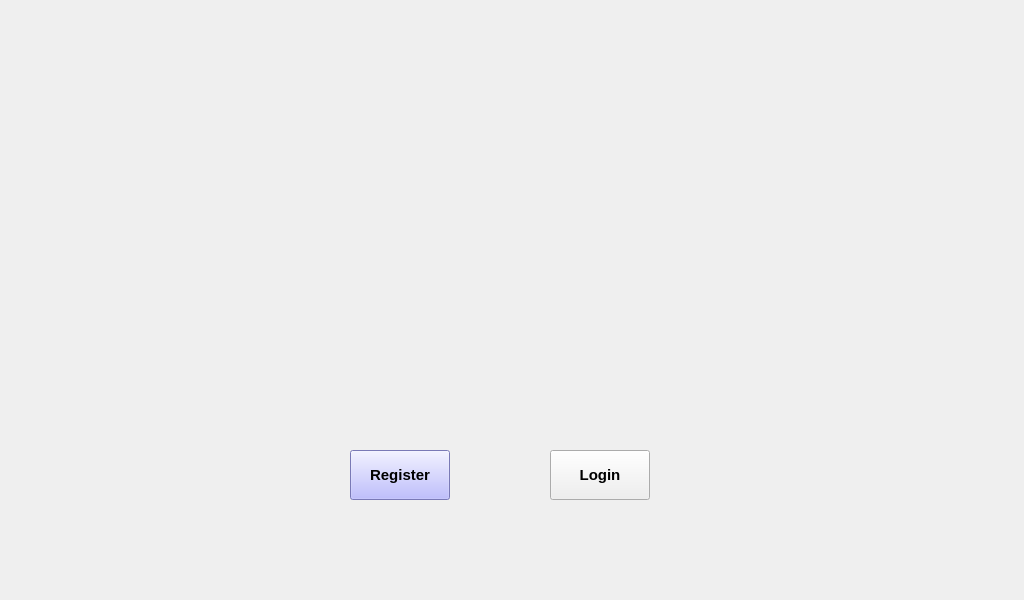
<?xml version="1.0" encoding="UTF-8"?>
<ui version="4.0">
 <class>MainWindow</class>
 <widget class="QMainWindow" name="MainWindow">
  <property name="geometry">
   <rect>
    <x>0</x>
    <y>0</y>
    <width>1024</width>
    <height>600</height>
   </rect>
  </property>
  <property name="font">
   <font>
    <pointsize>11</pointsize>
   </font>
  </property>
  <property name="windowTitle">
   <string>MainWindow</string>
  </property>
  <widget class="QWidget" name="centralWidget">
   <widget class="QPushButton" name="Register">
    <property name="geometry">
     <rect>
      <x>350</x>
      <y>450</y>
      <width>100</width>
      <height>50</height>
     </rect>
    </property>
    <property name="font">
     <font>
      <pointsize>11</pointsize>
      <weight>75</weight>
      <bold>true</bold>
     </font>
    </property>
    <property name="autoFillBackground">
     <bool>false</bool>
    </property>
    <property name="styleSheet">
     <string notr="true">background-color: rgb(170, 170, 255);</string>
    </property>
    <property name="text">
     <string>Register</string>
    </property>
   </widget>
   <widget class="QPushButton" name="Login">
    <property name="geometry">
     <rect>
      <x>550</x>
      <y>450</y>
      <width>100</width>
      <height>50</height>
     </rect>
    </property>
    <property name="font">
     <font>
      <pointsize>11</pointsize>
      <weight>75</weight>
      <bold>true</bold>
     </font>
    </property>
    <property name="autoFillBackground">
     <bool>true</bool>
    </property>
    <property name="text">
     <string>Login</string>
    </property>
   </widget>
  </widget>
 </widget>
 <layoutdefault spacing="6" margin="11"/>
 <resources/>
 <connections/>
</ui>
